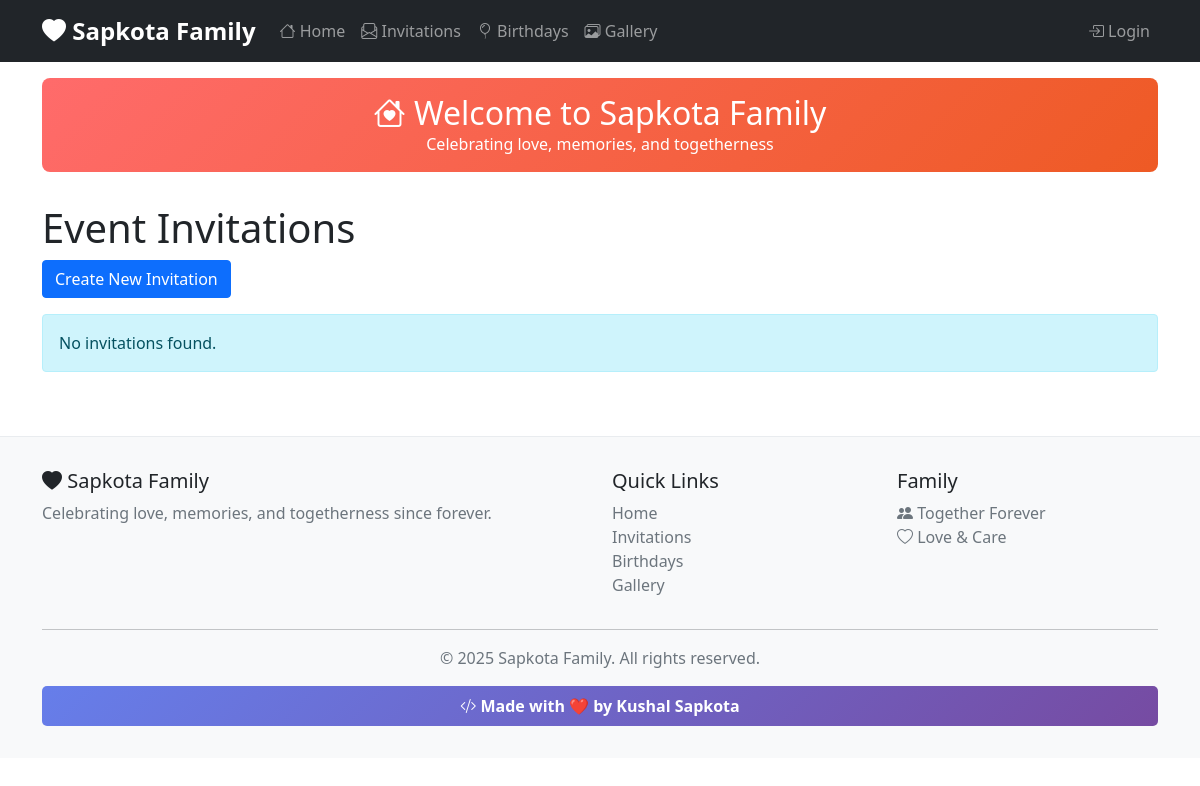
Page /invitations/ on the earlier database version.
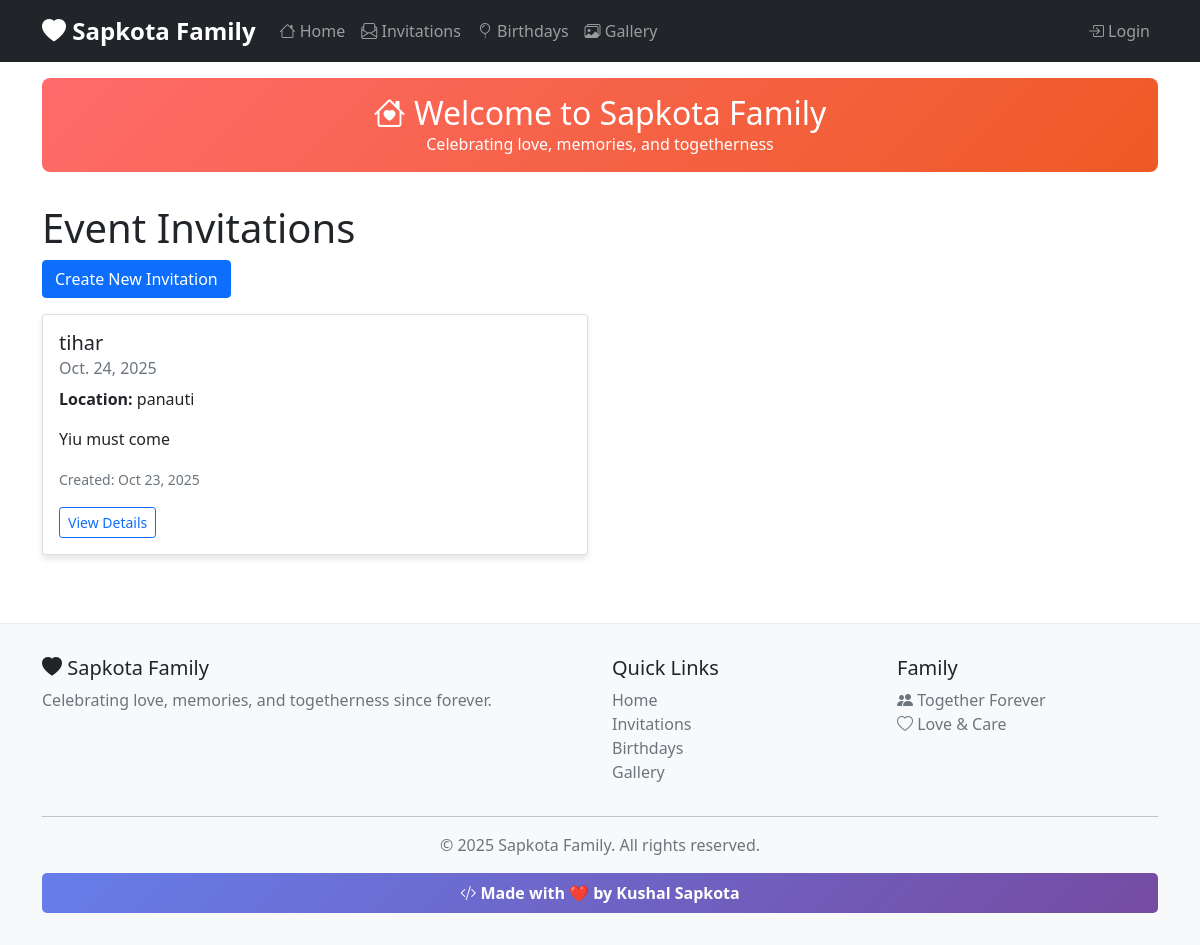
Same page on the later database version.
### core/models.py (models this page shows, shortened)
class Invitation(models.Model):
    title = models.CharField(max_length=200)
    date = models.DateField()
    location = models.CharField(max_length=250, blank=True)
    description = models.TextField(blank=True)
    created_at = models.DateTimeField(default=timezone.now)

### core/views.py (the view)
# urls.py: path('invitations/', views.invitation_list, name='invitation_list'),
def invitation_list(request):
    invitations = Invitation.objects.all().order_by('-created_at')
    return render(request, 'invitation_list.html', {'invitations': invitations})

### core/templates/invitation_list.html (shortened to what this page needs)
{% extends 'base.html' %}
{% block content %}
<h1>Event Invitations</h1>
<a href="{% url 'invitation_create' %}" class="btn btn-primary mb-3">Create New Invitation</a>
<div class="row">
    {% for invitation in invitations %}
    <div class="col-md-6">
        <div class="card">
            <div class="card-body">
                <h5 class="card-title">{{ invitation.title }}</h5>
                <h6 class="card-subtitle mb-2 text-muted">{{ invitation.date }}</h6>
                {% if invitation.location %}
                <p class="card-text"><strong>Location:</strong> {{ invitation.location }}</p>
                {% endif %}
                {% if invitation.description %}
                <p class="card-text">{{ invitation.description|truncatewords:20 }}</p>
                {% endif %}
                <p class="card-text"><small class="text-muted">Created: {{ invitation.created_at|date:"M d, Y" }}</small></p>
                <a href="{% url 'invitation_detail' invitation.pk %}" class="btn btn-outline-primary btn-sm">View Details</a>
            </div>
        </div>
    </div>
    {% empty %}
    <div class="col-12">
        <div class="alert alert-info">No invitations found.</div>
    </div>
    {% endfor %}
</div>
{% endblock %}

Differences in the rows shown:
added Invitation: title "tihar", date "Oct. 24, 2025", location "panauti", description "Yiu must come", created_at "Oct 23, 2025"
Other differences:
text no longer shown: "No invitations found."
